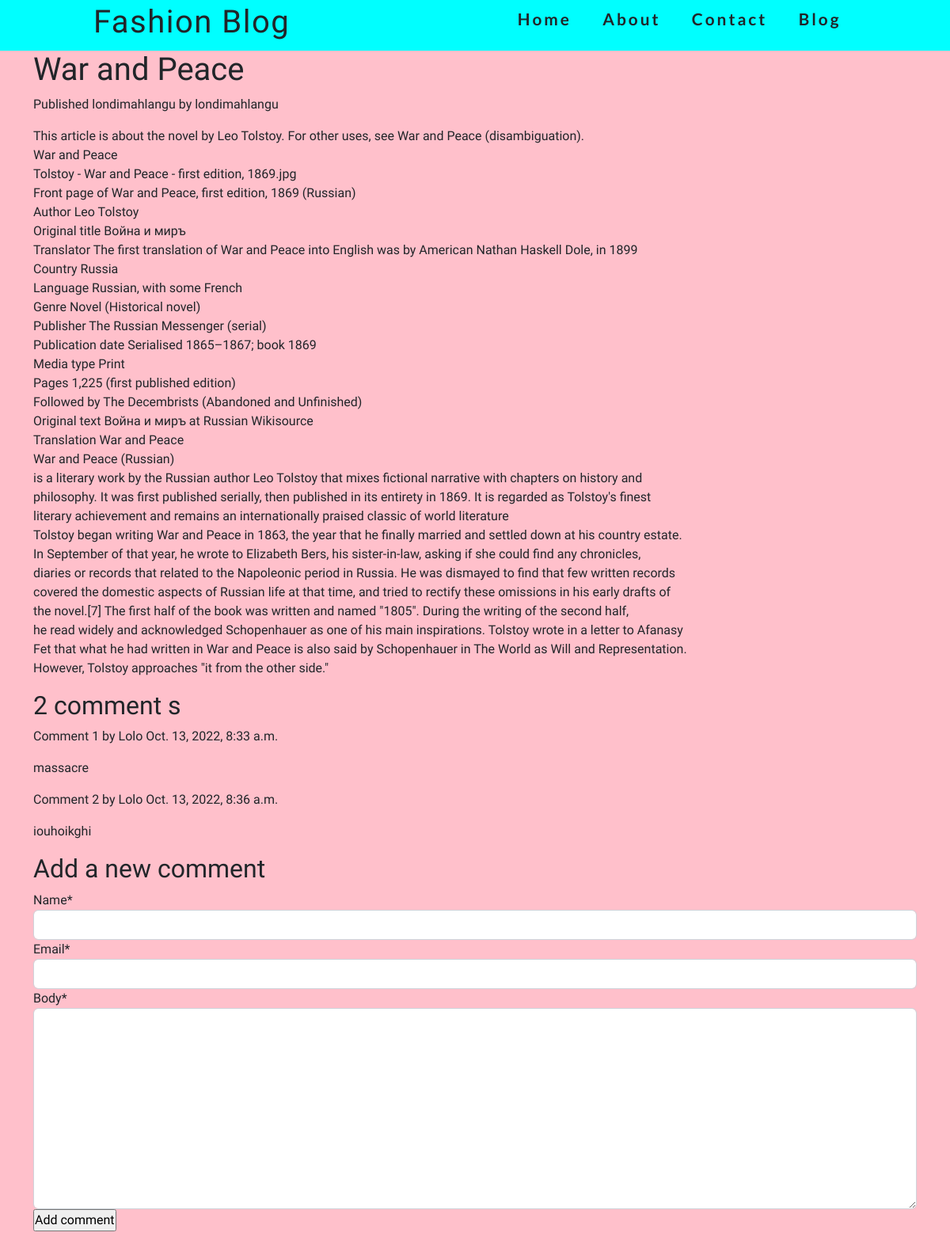
/2022/10/13/war-and-peace/, run on the app's committed database.
### blog/models.py (models this page shows, shortened)
class Post(models.Model):
    STATUS_CHOICES = (
        ('draft','Draft'),
        ('published','Published')
        )
    title = models.CharField(max_length=250)
    post_image = models.ImageField(blank=True, null=True)
    slug = models.CharField(max_length=250,unique_for_date='publish')
    author = models.ForeignKey(User,on_delete=models.CASCADE,related_name='blog_posts')
    body = models.TextField()
    publish = models.DateTimeField(default=timezone.now)
    created = models.DateTimeField(auto_now_add=True)
    updated =models.DateTimeField(auto_now=True)
    status = models.CharField(max_length=10,choices=STATUS_CHOICES,default='draft')
    class Meta:
        ordering = ('-publish',)

class Comment(models.Model):
    post = models.ForeignKey(Post,on_delete=models.CASCADE,related_name='comments')
    name = models.CharField(max_length=255)
    email = models.EmailField()
    body = models.TextField()
    created = models.DateTimeField(auto_now_add=True)
    updated = models.DateTimeField(auto_now=True)
    active = models.BooleanField(default=True)
    class Meta:
        ordering = ('created',)

### blog/views.py (the view)
# urls.py: path('<int:year>/<int:month>/<int:day>/<slug:post>/', post_detail, name='post_detail'),
def post_detail(request, year, month, day, post):
    post = get_object_or_404(Post, slug=post, status='published', publish__year=year, publish__month=month, publish__day=day)
    comments = post.comments.filter(active=True)
    new_comment = None
    if request.method== 'POST':
        comment_form = CommentForm(data=request.POST)
        if comment_form.is_valid():
            new_comment = comment_form.save(commit=False)
            new_comment.post = post
            new_comment.save()
    else:
        comment_form = CommentForm()
    return render(request, 'post_detail.html',{'post':post,'comments':comments, 'new_comment': new_comment ,'comment_form':comment_form})

### blog/forms.py
class CommentForm(forms.ModelForm):
    class Meta:
        model = Comment
        fields = ('name','email','body')

### blog/templates/post_detail.html (shortened to what this page needs)
{% extends "base.html" %}
{% load crispy_forms_tags %}
{% block content %}
<div class="container">
  <body>
    <h1> {{post.title}} </h1>
    <p class="date">
    Published {{ post.author }} by {{ post.author }}</p>
    <p>{{ post.body|linebreaks }}</p>
    {% with comments.count as total_comments %}
    <h2>
        {{ total_comments }} comment {{ total_comments|pluralize }}
    </h2>
    {% endwith %}
    {% for comment in comments %}
    <div class="comment">
        <p class="info">
            Comment {{ forloop.counter }} by {{ comment.name }} {{ comment.created }}
        </p>
        {{ comment.body|linebreaks }}
    </div>
    {% empty %}
     <p>There are no comments</p>
    {% endfor %}
    {% if new_comment %}
      <h2>Your comment has been added</h2>
    {% else %}
      <h2>Add a new comment</h2>
      <form method="POST">
        {{ comment_form|crispy }}
      <p><input type="submit" value="Add comment"></p>
      </form>
    {% endif %}
</div>
{% endblock %}

### static/css/app.css (style rules this page uses)
:root { --bg-color: pink; --text-color: solid black; --headline-color: black; --button-color: aqua; --accent-color: purple; --headline-font:'Lato', sans-serif; --body-font: 'Work Sans', sans-serif; }
* { padding: 0; margin: 0; box-sizing: border-box; }
body { font-size: 16px; font-family: var(--body-font); background-color:var(--bg-color); }

### data on the page
Post: title "War and Peace", author "londimahlangu", body "This article is about the novel by Leo Tolstoy. For other uses, see War and Peace (disambiguation). War and Peace Tolstoy - War and Peace - first edition, 1869.jpg Front page of War and Peace, first edition, 1869 (Russian) Author Leo Tolstoy Original title Война и миръ Translator The first translation of War and Peace into English was by American Nathan Haskell Dole, in 1899 Country Russia Language Russian, with some French Genre Novel (Historical novel) Publisher The Russian Messenger (serial) Publication date Serialised 1865–1867; book 1869 Media type Print Pages 1,225 (first published edition) Followed by The Decembrists (Abandoned and Unfinished) Original text Война и миръ at Russian…"
Comment: name "Lolo", created "Oct. 13, 2022, 8:33 a.m.", body "massacre"
Comment: name "Lolo", created "Oct. 13, 2022, 8:36 a.m.", body "iouhoikghi"

### other printed values
{{ total_comments }} "2"
